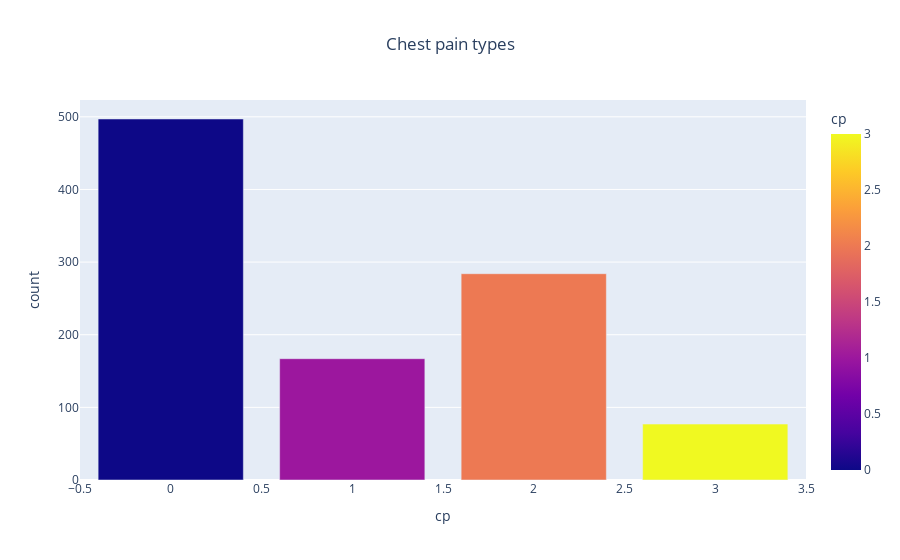

The notebook cell saved with this chart:
### Code cell
# Bar chart illustrating chest pain type
fig = px.bar(chest_type, x="cp", y="count", color="cp", title="Chest pain types")
fig.update_layout(title={'x': 0.5})
fig.show()

### Figure 1 — Plotly figure (JSON) as saved in the notebook; plotly's stock layout.template omitted (floating-point values rounded to 4 significant figures)
{"data": [{"hovertemplate": "cp=%{marker.color}<br>count=%{y}<extra></extra>", "legendgroup": "", "marker": {"color": [0, 2, 1, 3], "coloraxis": "coloraxis", "pattern": {"shape": ""}}, "name": "", "orientation": "v", "showlegend": false, "textposition": "auto", "type": "bar", "x": [0, 2, 1, 3], "xaxis": "x", "y": [497, 284, 167, 77], "yaxis": "y"}], "layout": {"barmode": "relative", "coloraxis": {"colorbar": {"title": {"text": "cp"}}, "colorscale": [[0, "#0d0887"], [0.1111, "#46039f"], [0.2222, "#7201a8"], [0.3333, "#9c179e"], [0.4444, "#bd3786"], [0.5556, "#d8576b"], [0.6667, "#ed7953"], [0.7778, "#fb9f3a"], [0.8889, "#fdca26"], [1, "#f0f921"]]}, "legend": {"tracegroupgap": 0}, "title": {"text": "Chest pain types", "x": 0.5}, "xaxis": {"anchor": "y", "domain": [0, 1], "title": {"text": "cp"}}, "yaxis": {"anchor": "x", "domain": [0, 1], "title": {"text": "count"}}}}
